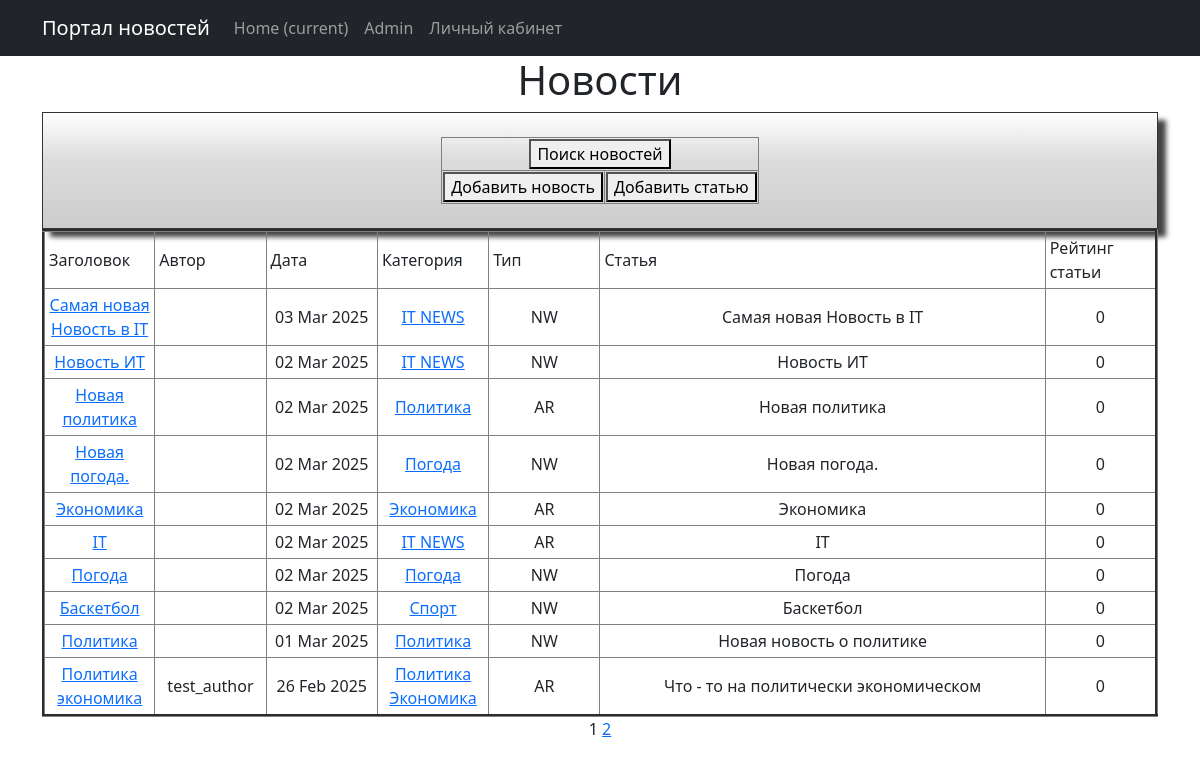
The app's page /, older data.
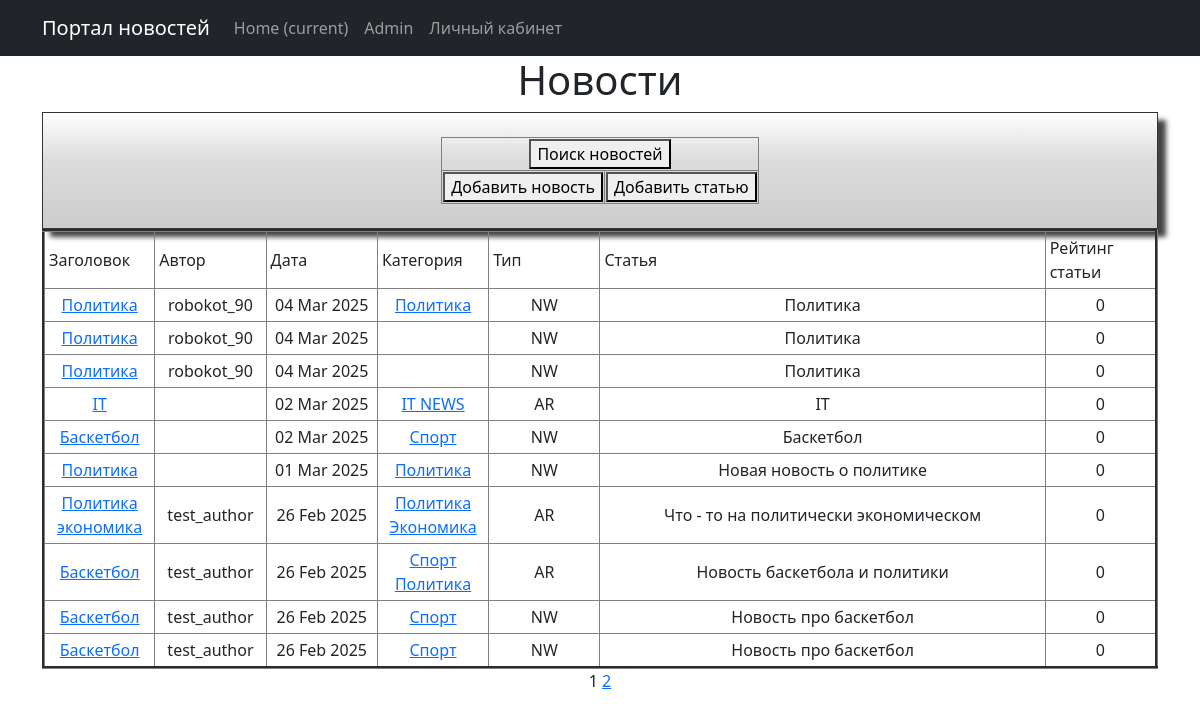
The same page, newer data.
### news/models.py (models this page shows, shortened)
class Post(models.Model):
    news = "NW"
    article = "AR"
    POSITIONS = [(news, "Новость"),
                 (article, "Статья")]
    autor_id = models.ForeignKey(Author, on_delete=models.CASCADE)
    type = models.CharField(max_length = 2, choices=POSITIONS, default=news)
    date_time = models.DateTimeField(auto_now_add=True)
    category = models.ManyToManyField("Category", through="PostCategory")
    title_news = models.CharField(max_length = 128)
    text_news = models.TextField()
    rating_post = models.IntegerField(default = 0)

class Category(models.Model):
    category = models.CharField(max_length=64, unique=True)
    subscribers = models.ManyToManyField(User, blank=True, related_name="categories")
    def __str__(self):
        return self.category

class Author(models.Model):
    rating_autor = models.IntegerField(default = 0)
    user = models.OneToOneField(User, on_delete=models.CASCADE)
    post_count = models.IntegerField(default = 0)

### news/views.py (the view)
# urls.py: path('', PostList.as_view(), name="news_list"),
class PostList(ListView):
    model = Post
    ordering = '-date_time'
    template_name = 'posts.html'
    context_object_name = 'posts'
    paginate_by = 10

### news/templatetags/custom_filters.py (called while the page is built)
def stripping(text):
    word = ''
    for i in text:
        if i.isalpha():
            word += i
    return word.lower()

@register.filter()
def censor(text):
    list_censor = [str(i) for i in Censorship.objects.all()]
    for word in text.split():
        format_word = stripping(word)
        if format_word in list_censor:
            cencore_word = format_word[0] + "*" * (len(word) - 1)
            text = text.replace(delete_symbol_l_r(word), cencore_word)
    return text

### news/templatetags/custom_tags.py (called while the page is built)
@register.simple_tag(takes_context=True)
def url_replace(context, **kwargs):
   d = context['request'].GET.copy()
   for k, v in kwargs.items():
       d[k] = v
   return d.urlencode()

### templates/posts.html (shortened to what this page needs)
{% extends 'flatpages/default.html' %}
{% load custom_filters %}
{% load custom_tags %}
{% block content %}
    <h1>Новости</h1>
<div class="shadowbox">
                <table align="center">
                    <tr>
                        <td colspan="2">
                            <form action="{% url 'news_search' %}" target="_blank">
                                <button>Поиск новостей</button>
                            </form>
                        </td>
                    </tr>
                    <tr>
                        <td align="center">
                            <form action="{% url 'news_create' %}" target="_blank">
                                <button>Добавить новость</button>
                            </form>
                        </td>
                        <td align="center">
                            <form action="{% url 'article_create' %}" target="_blank">
                                <button>Добавить статью</button>
                            </form>
                        </td>
                    </tr>
                </table>
        </div>
        {% if posts %}
            <table border="3" cellpadding="4" cellspacing="1" width="100%">
                <tr>
                    <td align="left" width="10%">Заголовок</td>
                    <td align="left" width="10%">Автор</td>
                    <td align="left" width="10%">Дата</td>
                    <td align="left" width="10%">Категория</td>
                    <td align="left" width="10%">Тип</td>
                    <td align="left" width="40%">Статья</td>
                    <td align="left" width="10%">Рейтинг статьи</td>
                </tr>
                {% for post in posts%}
                <tr>
                    <td><a href="{% url 'news_detail' post.pk %}">{{ post.title_news | censor }}</a></td>
                    <td>{{ post.autor_id.user }}</td>
                    <td>{{ post.date_time | date:'d M Y' }}</td>
                    <td>
                        {% for category in post.category.all %}
                        <a href="{% url 'category_list' category.id %}"> {{category}}</a>
                        {% endfor %}
                    </td>
                    <td>{{ post.type }}</td>
                    <td>{{ post.text_news | truncatewords:20 | censor }}</td>
                    <td>{{ post.rating_post }}</td>
                </tr>
                {% endfor %}
            </table>
        {% else %}
        <h2>Новостей нет!</h2>
        {% endif%}
   {{ page_obj.number }}
   {% if page_obj.has_next %}
       <a href="?{% url_replace page=page_obj.next_page_number %}">{{ page_obj.next_page_number }}</a>
   {% endif %}
{% endblock content %}

Row changes from the older to the newer data that the page shows:
removed Post: title_news|censor "Самая новая Новость в IT", date_time "03 Mar 2025", type "NW", text_news|censor "Самая новая Новость в IT", rating_post "0", Category (category "IT NEWS")
removed Post: title_news|censor "Новость ИТ", date_time "02 Mar 2025", type "NW", text_news|censor "Новость ИТ", rating_post "0", Category (category "IT NEWS")
removed Post: title_news|censor "Новая политика", date_time "02 Mar 2025", type "AR", text_news|censor "Новая политика", rating_post "0", Category (category "Политика")
removed Post: title_news|censor "Новая погода.", date_time "02 Mar 2025", type "NW", text_news|censor "Новая погода.", rating_post "0"
no longer on this page (row unchanged): Category: category "Погода"
removed Post: title_news|censor "Экономика", date_time "02 Mar 2025", type "AR", text_news|censor "Экономика", rating_post "0", Category (category "Экономика")
removed Post: title_news|censor "Погода", date_time "02 Mar 2025", type "NW", text_news|censor "Погода", rating_post "0"
added Post: title_news|censor "Политика", autor_id.user "robokot_90", date_time "04 Mar 2025", type "NW", text_news|censor "Политика", rating_post "0", Category (category "Политика")
added Post: title_news|censor "Политика", autor_id.user "robokot_90", date_time "04 Mar 2025", type "NW", text_news|censor "Политика", rating_post "0"
added Post: title_news|censor "Политика", autor_id.user "robokot_90", date_time "04 Mar 2025", type "NW", text_news|censor "Политика", rating_post "0"
now on this page (row unchanged): Post: title_news|censor "Баскетбол", autor_id.user "test_author", date_time "26 Feb 2025", type "AR", text_news|censor "Новость баскетбола и политики", rating_post "0", Category (category "Спорт"), Category (category "Политика")
now on this page (row unchanged): Post: title_news|censor "Баскетбол", autor_id.user "test_author", date_time "26 Feb 2025", type "NW", text_news|censor "Новость про баскетбол", rating_post "0", Category (category "Спорт")
now on this page (row unchanged): Post: title_news|censor "Баскетбол", autor_id.user "test_author", date_time "26 Feb 2025", type "NW", text_news|censor "Новость про баскетбол", rating_post "0", Category (category "Спорт")
